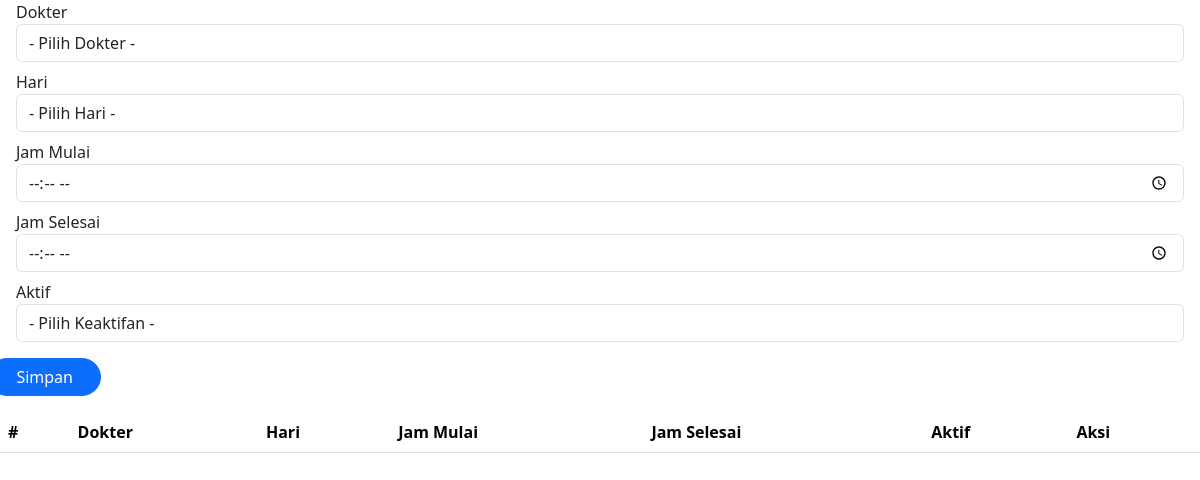
/jadwalDokter.php, run on an earlier commit of the app's database.
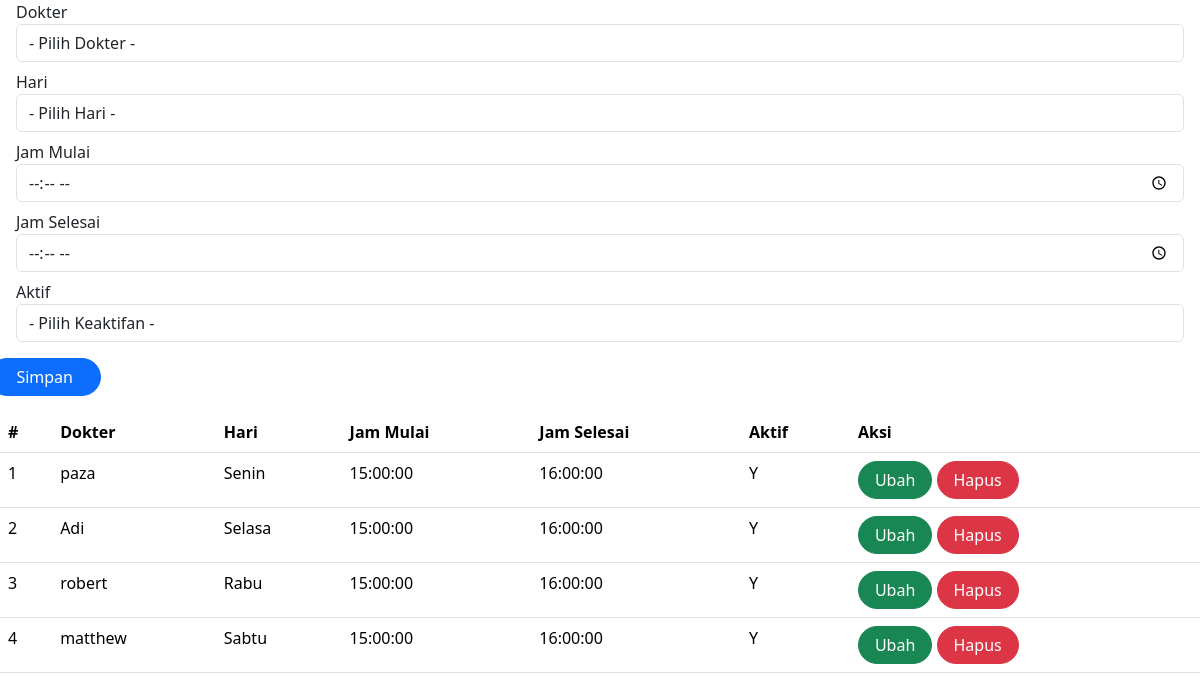
And on a later commit of the database.
### tables this page shows
CREATE TABLE `jadwaldokter` (
  `id` int(11) NOT NULL,
  `id_dokter` int(11) UNSIGNED NOT NULL,
  `hari` enum('Senin','Selasa','Rabu','Kamis','Jumat','Sabtu') DEFAULT NULL,
  `jam_mulai` time DEFAULT NULL,
  `jam_selesai` time DEFAULT NULL,
  `aktif` enum('Y','T') NOT NULL
);

CREATE TABLE `dokter` (
  `id` int(10) UNSIGNED NOT NULL,
  `nama` varchar(255) DEFAULT NULL,
  `alamat` varchar(255) DEFAULT NULL,
  `no_hp` varchar(50) DEFAULT NULL,
  `id_poli` int(11) NOT NULL
);

### jadwalDokter.php (the view, shortened to what this page needs)
<!DOCTYPE html>
<html lang="en">
<head>
    <link href="https://cdn.jsdelivr.net/npm/bootstrap@5.3.2/dist/css/bootstrap.min.css" rel="stylesheet">
</head>
<body>
    <form class="form col" method="POST" action="" name="myForm">
        <?php
        $jam_mulai = '';
        $jam_selesai = '';
        ?>
        <div class="form-group mx-sm-3 mb-2">
            <label for="dokter" class="sr-only">Dokter</label>
            <select class="form-control" name="id_dokter">
                <option value="-">- Pilih Dokter -</option>
            </select>
        </div>
        <div class="form-group mx-sm-3 mb-2">
            <label for="hari" class="sr-only">Hari</label>
            <select class="form-control" name="hari" id="hari">
                <option value="-">- Pilih Hari -</option>
            </select>
        </div>
        <div class="form-group mx-sm-3 mb-2">
            <label for="jam_mulai" class="sr-only">Jam Mulai</label>
            <input type="time" class="form-control" name="jam_mulai" id="jam_mulai" placeholder="Jam Mulai" value="<?php echo $jam_mulai ?>">
        </div>
        <div class="form-group mx-sm-3 mb-2">
            <label for="jam_selesai" class="sr-only">Jam Selesai</label>
            <input type="time" class="form-control" name="jam_selesai" id="jam_selesai" placeholder="Jam Selesai" value="<?php echo $jam_selesai ?>">
        </div>
        <div class="form-group mx-sm-3 mb-2">
            <label for="aktif" class="sr-only">Aktif</label>
            <select class="form-control" name="aktif" id="aktif">
                <option value="-">- Pilih Keaktifan -</option>
            </select>
        </div>
        <div class="row d-flex mt-3">
            <button type="submit" class="btn btn-primary rounded-pill" style="width: 3cm;" name="simpan">Simpan</button>
        </div>
    </form>
    <table class="table table-hover my-3">
        <thead>
            <tr>
                <th scope="col">#</th>
                <th scope="col">Dokter</th>
                <th scope="col">Hari</th>
                <th scope="col">Jam Mulai</th>
                <th scope="col">Jam Selesai</th>
                <th scope="col">Aktif</th>
                <th scope="col">Aksi</th>
            </tr>
        </thead>
        <tbody>
            <?php
            $result = mysqli_query($mysqli, "SELECT pr.*, d.nama as 'nama_dokter' FROM jadwalDokter pr LEFT JOIN dokter d ON pr.id_dokter = d.id ORDER BY pr.hari ASC");
            $no = 1;
            while ($data = mysqli_fetch_array($result)) {
            ?>
                <tr>
                    <td><?php echo $no++ ?></td>
                    <td><?php echo $data['nama_dokter'] ?></td>
                    <td><?php echo $data['hari'] ?></td>
                    <td><?php echo $data['jam_mulai'] ?></td>
                    <td><?php echo $data['jam_selesai'] ?></td>
                    <td><?php echo $data['aktif'] ?></td>
                    <td>
                        <a class="btn btn-success rounded-pill px-3" href="index.php?page=jadwalDokter&id=<?php echo $data['id'] ?>">Ubah</a>
                        <a class="btn btn-danger rounded-pill px-3" href="index.php?page=jadwalDokter&id=<?php echo $data['id'] ?>&aksi=hapus">Hapus</a>
                    </td>
                </tr>
            <?php
            }
            ?>
        </tbody>
    </table>
</body>
</html>

What changed in the data, as far as the page shows it:
added jadwaldokter: id_dokter.nama "paza", hari "Senin", jam_mulai "15:00:00", jam_selesai "16:00:00", aktif "Y"
added jadwaldokter: id_dokter.nama "Adi", hari "Selasa", jam_mulai "15:00:00", jam_selesai "16:00:00", aktif "Y"
added jadwaldokter: id_dokter.nama "robert", hari "Rabu", jam_mulai "15:00:00", jam_selesai "16:00:00", aktif "Y"
added jadwaldokter: id_dokter.nama "matthew", hari "Sabtu", jam_mulai "15:00:00", jam_selesai "16:00:00", aktif "Y"
